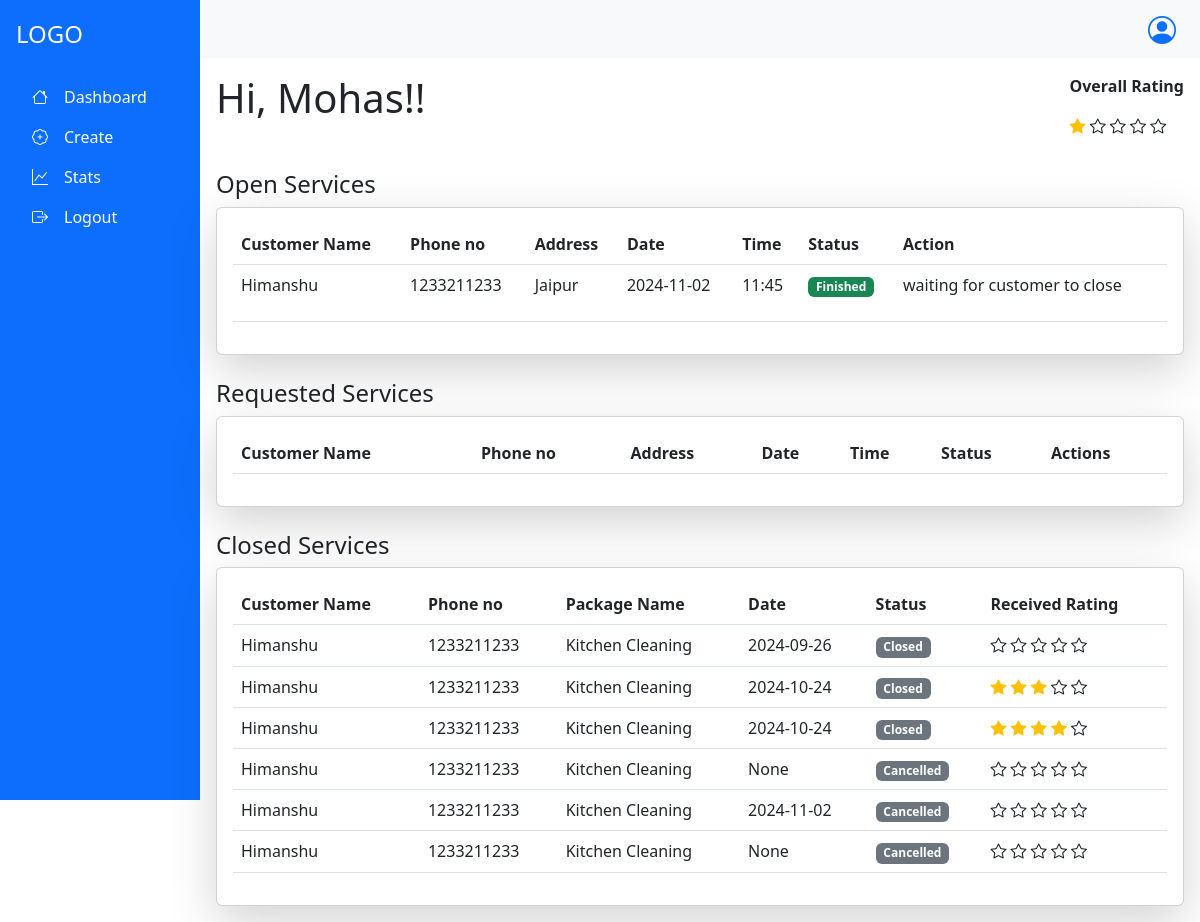
Page /serviceprovider/dashboard (signed in) on the committed database.
### app.py (models this page shows, shortened)
class ServiceProvider(db.Model,UserMixin):
    __tablename__='serviceprovider'
    sp_id=db.Column(db.Integer, primary_key=True, autoincrement= True)
    sp_name=db.Column(db.String,unique=True)
    sp_address=db.Column(db.String)
    sp_email=db.Column(db.String,unique=True)
    sp_password=db.Column(db.String)
    sp_exp=db.Column(db.Integer)
    sp_phone=db.Column(db.String)
    sp_city=db.Column(db.String)
    sp_rating=db.Column(db.Integer)
    sp_status=db.Column(db.String)
    sp_rfile=db.Column(db.String)
    sp_warn=db.Column(db.Integer)
    sp_warn_msg=db.Column(db.String)
    sp_servicename=db.Column(db.String,db.ForeignKey("services.s_name"))
    mypackages=db.relationship("Package", backref="servprovider")
    receive_request=db.relationship("Request",backref="servprovider")

class Request(db.Model):
    __tablename__="request"
    r_id=db.Column(db.Integer, primary_key=True, autoincrement= True)
    sp_id=db.Column(db.Integer, db.ForeignKey("serviceprovider.sp_id"),nullable=False)
    c_id=db.Column(db.Integer, db.ForeignKey("customer.c_id"),nullable=False)
    p_id=db.Column(db.Integer, db.ForeignKey("package.p_id"),nullable=False)
    r_date=db.Column(db.String)
    r_time=db.Column(db.String)
    r_address=db.Column(db.String)
    r_city=db.Column(db.String)
    r_message=db.Column(db.String)
    r_status=db.Column(db.String)
    r_rating=db.Column(db.Integer)
    all_messages=db.relationship("Messages",backref="req")

class Customer(db.Model,UserMixin):
    __tablename__="customer"
    c_id=db.Column(db.Integer, primary_key=True, autoincrement= True)
    c_name=db.Column(db.String,unique=True)
    c_address=db.Column(db.String)
    c_city=db.Column(db.String)
    c_email=db.Column(db.String,unique=True)
    c_password=db.Column(db.String)
    c_phone=db.Column(db.String)
    c_status=db.Column(db.String)
    c_warn=db.Column(db.Integer)
    c_warn_msg=db.Column(db.String)
    Sent_Request=db.relationship("Request",backref="cust")

class Package(db.Model):
    __tablename__="package"
    p_id=db.Column(db.Integer, primary_key=True, autoincrement= True)
    p_name=db.Column(db.String,unique=True)
    p_price=db.Column(db.Integer)
    p_description=db.Column(db.String)
    p_rating=db.Column(db.Integer)
    s_id=db.Column(db.Integer, db.ForeignKey("services.s_id"),nullable=False)
    sp_id=db.Column(db.Integer, db.ForeignKey("serviceprovider.sp_id"),nullable=False)
    req=db.relationship("Request",backref="pack")

### app.py (the view, shortened to what this page needs)
@app.route("/serviceprovider/dashboard", methods=["GET","POST"])
@login_required
def SPDashboard():
    if request.method=="GET" and "accept" in request.args:
        rid=request.args.get("rid")
        response=requests.put("http://127.0.0.1:5000/api/book/edit",json={"rid":rid,'r_status': 'Accepted'})
        if response.status_code==200:
            return redirect("/serviceprovider/dashboard")
        else:
            return "something went wrong"
    elif request.method=="GET":
        d=datetime.date.today()
        cd = d.strftime("%d-%m-%Y")
        r=db.session.query(Request).filter_by(sp_id=current_user.sp_id,r_date=cd,r_status="Accepted").all()
        Opser = db.session.query(Request).filter_by(sp_id=current_user.sp_id).filter(Request.r_status.in_(["Accepted", "Finished"])).all()
        reqser=db.session.query(Request).filter_by(sp_id=current_user.sp_id,r_status="Requested").all()
        closeser=db.session.query(Request).filter(Request.sp_id==current_user.sp_id,Request.r_status.in_(["Closed", "Cancelled"])).all()
        mypack=current_user.mypackages
        if mypack:
            rate=0
            for p in mypack:
                rate+=p.p_rating
            rating=rate/len(mypack)
        else:
            rating=0
        current_user.sp_rating=rating
        db.session.commit()
        return render_template("/ServiceProvider/serviceprovider.html",cu=current_user,
                               rating=int(current_user.sp_rating),todays_requests=r,open_services=Opser,requested_services=reqser,closed_services=closeser)

### app.py (called while the page is built)
@login_manager.user_loader
def load_user(user_id):
        utype,id=user_id.split("-")
        if utype=="c":
            return db.session.query(Customer).filter_by(c_id=id).first()
        elif utype=='sp':
            return db.session.query(ServiceProvider).filter_by(sp_id=id).first()
        else:
            return db.session.query(Admin).filter_by(admin_id=id).first()

### templates/ServiceProvider/serviceprovider.html (shortened to what this page needs)
{% extends "/ServiceProvider/serviceprovider_base.html" %}
{% block content %}
<div class="d-flex">
  <h1 class="mb-4 me-auto" >Hi, {{cu.sp_name}}!!</h1>
  <div>
    <p><strong>Overall Rating</strong></p>
    {% for i in range(rating) %}
      <i class="bi bi-star-fill text-warning"></i>
    {% endfor %}
    {% for i in range(5-rating) %}
      <i class="bi bi-star"></i>
    {% endfor %}
  </div>
</div>
<h4 class="mt-4">Open Services</h4>
<div class="card shadow-lg">
<div class="card-body">
<table class="table">
<thead>
  <tr>
    <th>Customer Name</th>
    <th>Phone no</th>
    <th>Address</th>
    <th>Date</th>
    <th>Time</th>
    <th>Status</th>
    <th>Action</th>
  </tr>
</thead>
<tbody>
  {% for request in open_services %}
  <tr>
    <td>{{request.cust.c_name}}</td>
    <td>{{request.cust.c_phone}}</td>
    <td>{{request.cust.c_address}}</td>
    <td>{{request.r_date}}</td>
    <td>{{request.r_time}}</td>
    <td><span class="badge bg-success text-white">{{request.r_status}}</span></td>
    <td>
      {% if request.r_status=='Accepted' %}
        <button class="btn btn-sm btn-secondary" data-bs-toggle="modal" data-bs-target="#exampleModal4" >
          <a class="text-decoration-none text-white" href="/serviceprovider/dashboard?close=close&rid={{request.r_id}}">Finish</a>
        </button>
      {% elif request.r_status=='Finished' %}
        <p>waiting for customer to close</p>
      {% endif %}
    </td>
  </tr>
  {% endfor %}
</tbody>
</table>
</div>
</div>
<h4 class="mt-4">Requested Services</h4>
<div class="card shadow-lg">
<div class="card-body">
<table class="table">
<thead>
    <tr>
        <th>Customer Name</th>
        <th>Phone no</th>
        <th>Address</th>
        <th>Date</th>
        <th>Time</th>
        <th>Status</th>
        <th>Actions</th>
    </tr>
</thead>
</table>
</div>
</div>
<h4 class="mt-4">Closed Services</h4>
<div class="card shadow-lg">
  <div class="card-body">
    <table class="table">
      <thead>
          <tr>
            <th>Customer Name</th>
            <th>Phone no</th>
            <th>Package Name</th>
            <th>Date</th>
            <th>Status</th>
            <th>Received Rating</th>
          </tr>
      </thead>
      <tbody>
        {% for request in closed_services %}
          <tr>
            <td>{{request.cust.c_name}}</td>
            <td>{{request.cust.c_phone}}</td>
            <td>{{request.pack.p_name}}</td>
            <td>{{request.r_date}}</td>
            <td><span class="badge bg-secondary text-white">{{request.r_status}}</span></td>
              <td>
                {% for i in range(request.r_rating) %}
                <i class="bi bi-star-fill text-warning"></i>
                {% endfor %}
                {% for i in range(5-request.r_rating) %}
                <i class="bi bi-star"></i>
                {% endfor %}
              </td>
          </tr>
        {% endfor %}
      </tbody>
    </table>
  </div>
</div>
{% endblock %}

### rows in the picture
ServiceProvider: sp_name "Mohas"
Request: cust.c_name "Himanshu", cust.c_phone "1233211233", cust.c_address "Jaipur", r_date "2024-11-02", r_time "11:45", r_status "Finished", shows "waiting for customer to close"
Request: cust.c_name "Himanshu", cust.c_phone "1233211233", pack.p_name "Kitchen Cleaning", r_date "2024-09-26", r_status "Closed", r_rating 0 (drawn)
Request: cust.c_name "Himanshu", cust.c_phone "1233211233", pack.p_name "Kitchen Cleaning", r_date "2024-10-24", r_status "Closed", r_rating 3 (drawn)
Request: cust.c_name "Himanshu", cust.c_phone "1233211233", pack.p_name "Kitchen Cleaning", r_date "2024-10-24", r_status "Closed", r_rating 4 (drawn)
Request: cust.c_name "Himanshu", cust.c_phone "1233211233", pack.p_name "Kitchen Cleaning", r_date "None", r_status "Cancelled", r_rating 0 (drawn)
Request: cust.c_name "Himanshu", cust.c_phone "1233211233", pack.p_name "Kitchen Cleaning", r_date "2024-11-02", r_status "Cancelled", r_rating 0 (drawn)
Request: cust.c_name "Himanshu", cust.c_phone "1233211233", pack.p_name "Kitchen Cleaning", r_date "None", r_status "Cancelled", r_rating 0 (drawn)
